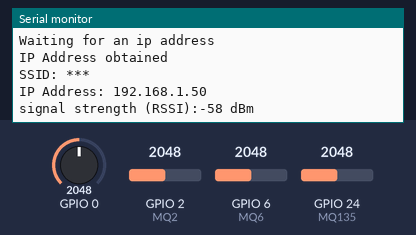
Bench run of a sketch on a simulated ESP32. On the bench: the last lines printed to the serial monitor. The inputs (shaded band) are chosen by the test bench; at power-on: GPIO 2 (MQ2) = 2048, GPIO 6 (MQ6) = 2048, GPIO 0 = 2048, GPIO 24 (MQ135) = 2048. WiFi joins after 1.5 s; servers stay silent unless stated; web services answer with replies made up by the test bench.

Above: at 2.7 s.
2.8 s: GPIO 2 (MQ2) set to 360
At 11.6 s:
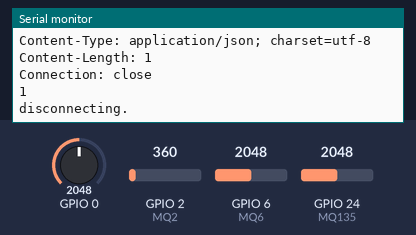
16.8 s: GPIO 6 (MQ6) set to 360
At 20.36 s:
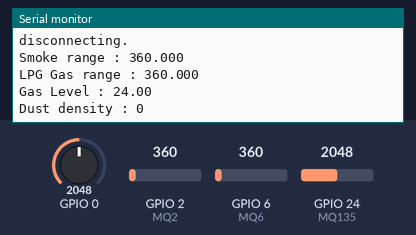
30.8 s: GPIO 0 set to 360
At 40.77 s:
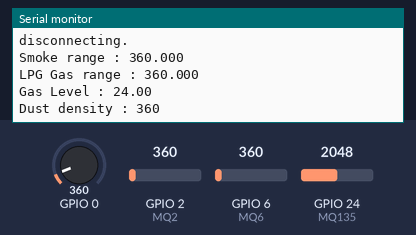
44.8 s: GPIO 2 (MQ2) set to 440
At 51.6 s:
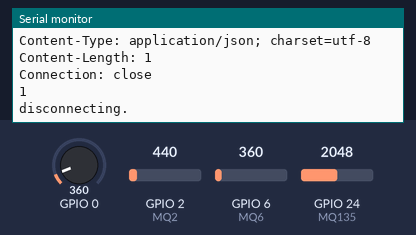
58.8 s: GPIO 6 (MQ6) set to 440
At 61.18 s:
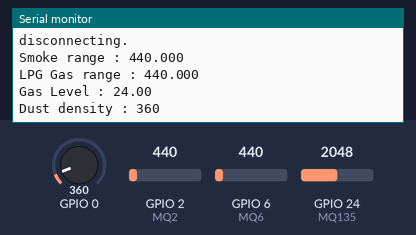
72.8 s: GPIO 0 set to 122
At 81.58 s:
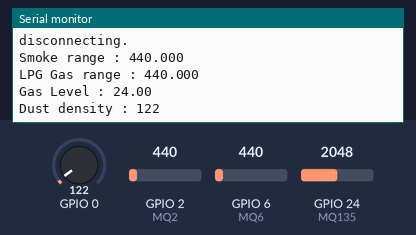
Timing chart, 0 to 83.1 s (numbered marks = the images above; inputs shaded):
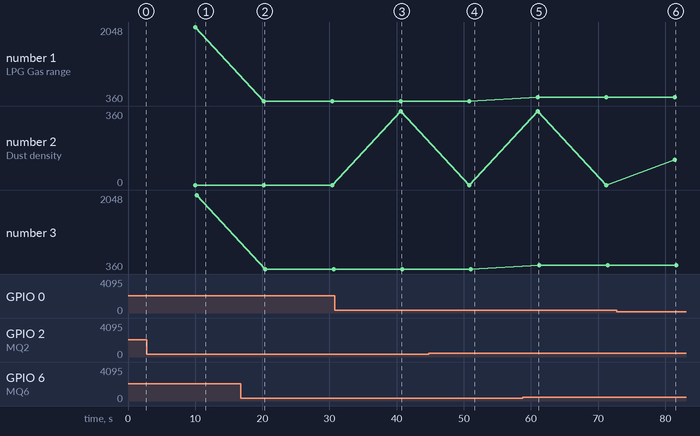

Measured:
- after the input at 2.8 s, the serial monitor: prints a new line after 7.2 s (image 1)
- after the input at 16.8 s, the serial monitor: prints a new line after 3.4 s (image 2)
- after the input at 30.8 s, the serial monitor: prints a new line after 9.8 s (image 3)
- after the input at 44.8 s, the serial monitor: prints a new line after 6.0 s (image 4)
- after the input at 58.8 s, the serial monitor: prints a new line after 2.2 s (image 5)
- after the input at 72.8 s, the serial monitor: prints a new line after 8.6 s (image 6)
- plotted number 2: 0 → 122 after the input at 72.8 s

The sketch:

gas_dectection_in_car_task_1.ino
```cpp
#ifndef CC3200R1M1RGC
#include <SPI.h>
#endif
#include <WiFi.h>
#include <Wire.h>
#include <stdlib.h>


int MQ2 = 2;
int MQ6 = 6;

int MQ135 =24;
int dust =23;


// ThingSpeak Settings
char thingSpeakAddress[] = "api.thingspeak.com";
String writeAPIKey = "****";
const int updateThingSpeakInterval = 16 * 1000; // Time interval in milliseconds to update ThingSpeak (number of seconds * 1000 = interval)

//buffer for float to string
char buffer[25];
// your network name also called SSID
char ssid[] = "***";
// your network password
char password[] = "****";

// initialize the library instance:
WiFiClient client;

unsigned long lastConnectionTime = 0; // last time you connected to the server, in milliseconds
boolean lastConnected = false; // state of the connection last time through the main loop
const unsigned long postingInterval = 10*1000; //delay between updates to xively.com
int failedCounter = 0;

void setup() {
  // put your setup code here, to run once:
  pinMode(2, INPUT);
  pinMode(6, INPUT);

  pinMode(24, INPUT);
  pinMode(23, INPUT);
  Serial.begin(115200);

  // attempt to connect to Wifi network:
Serial.print("Attempting to connect to Network named: ");
// print the network name (SSID);
Serial.println(ssid);
// Connect to WPA/WPA2 network. Change this line if using open or WEP network:
WiFi.begin(ssid, password);
while ( WiFi.status() != WL_CONNECTED) {
// print dots while we wait to connect
Serial.print(".");
delay(300);
}
Serial.println("\nYou're connected to the network");
Serial.println("Waiting for an ip address");

while (WiFi.localIP() == INADDR_NONE) {
// print dots while we wait for an ip addresss
Serial.print(".");
delay(300);
}

Serial.println("\nIP Address obtained");
printWifiStatus();
}

void loop() {
  // put your main code here, to run repeatedly:
  float alert_MQ2_value , alert_MQ6_value , alert_MQ135_value ,salert_MQ135, alert_dust_value;

while (client.available()) {
char c = client.read();
Serial.print(c);
}

// if there's no net connection, but there was one last time
// through the loop, then stop the client:
if (!client.connected() && lastConnected) {
Serial.println();
Serial.println("disconnecting.");
client.stop();
}

// if you're not connected, and ten seconds have passed since
// your last connection, then connect again and send data:
if (!client.connected() && (millis() - lastConnectionTime > postingInterval)) {
  float MQ2_value = analogRead(MQ2);
  float MQ6_value = analogRead(MQ6);

  float MQ135_value = analogRead(MQ135);
  float dust_value = analogRead(dust);

if(MQ2_value >  400){
  alert_MQ2_value = MQ2_value;
}
else{
  alert_MQ2_value = MQ2_value;
}
Serial.print("Smoke range : ");
String sMQ2_value = dtostrf(alert_MQ2_value,3,3,buffer);
Serial.println(sMQ2_value);

if(MQ6_value > 400){
  alert_MQ6_value = MQ6_value;
}
else{
  alert_MQ6_value =MQ6_value;
}
Serial.print("LPG Gas range : ");
String sMQ6_value = dtostrf(alert_MQ6_value,3,3,buffer);
Serial.println(sMQ6_value);

if(MQ135 > 400){
  float salert_MQ135 =  (alert_MQ135_value/1023*100);
}
else{
  salert_MQ135 =MQ135;
}
Serial.print("Gas Level : ");
Serial.println(salert_MQ135);

if(dust_value> 400){
 float v = alert_dust_value * (5  / 1024);
 dust = (0.17 * v - 0.1);
}
else{
  dust =dust_value;
}

Serial.print("Dust density : ");
Serial.println(dust);


//send to server
updateThingSpeak("field1=" + sMQ2_value + "&field2=" + sMQ6_value + "&field3=" +salert_MQ135 + "&field4=" +dust);
}
// store the state of the connection for next time through
// the loop:
lastConnected = client.connected();
}
void updateThingSpeak(String tsData)
{
if (client.connect(thingSpeakAddress, 80))
{
client.print("POST /update HTTP/1.1\n");
client.print("Host: api.thingspeak.com\n");
client.print("Connection: close\n");
client.print("X-THINGSPEAKAPIKEY: "+writeAPIKey+"\n");
client.print("Content-Type: application/x-www-form-urlencoded\n");
client.print("Content-Length: ");
client.print(tsData.length());
Serial.println(">>TSDATALength=" + tsData.length());
client.print("\n\n");

client.print(tsData);
Serial.println(">>TSDATA=" + tsData);

lastConnectionTime = millis();

if (client.connected())
{
Serial.println("Connecting to ThingSpeak...");
Serial.println();

failedCounter = 0;
}
else
{
failedCounter++;

Serial.println("Connection to ThingSpeak failed ("+String(failedCounter, DEC)+")");
Serial.println();
}

}
else
{
failedCounter++;

Serial.println("Connection to ThingSpeak Failed ("+String(failedCounter, DEC)+")");
Serial.println();

lastConnectionTime = millis();
}
}
// This method calculates the number of digits in the
// sensor reading. Since each digit of the ASCII decimal
// representation is a byte, the number of digits equals
// the number of bytes:

int getLength(int someValue) {
// there's at least one byte:
int digits = 1;
// continually divide the value by ten,
// adding one to the digit count for each
// time you divide, until you're at 0:
int dividend = someValue / 10;
while (dividend > 0) {
dividend = dividend / 10;
digits++;
}
// return the number of digits:
return digits;
}

void printWifiStatus() {
// print the SSID of the network you're attached to:
Serial.print("SSID: ");
Serial.println(WiFi.SSID());

// print your WiFi shield's IP address:
IPAddress ip = WiFi.localIP();
Serial.print("IP Address: ");
Serial.println(ip);

// print the received signal strength:
long rssi = WiFi.RSSI();
Serial.print("signal strength (RSSI):");
Serial.print(rssi);
Serial.println(" dBm");
}
```
